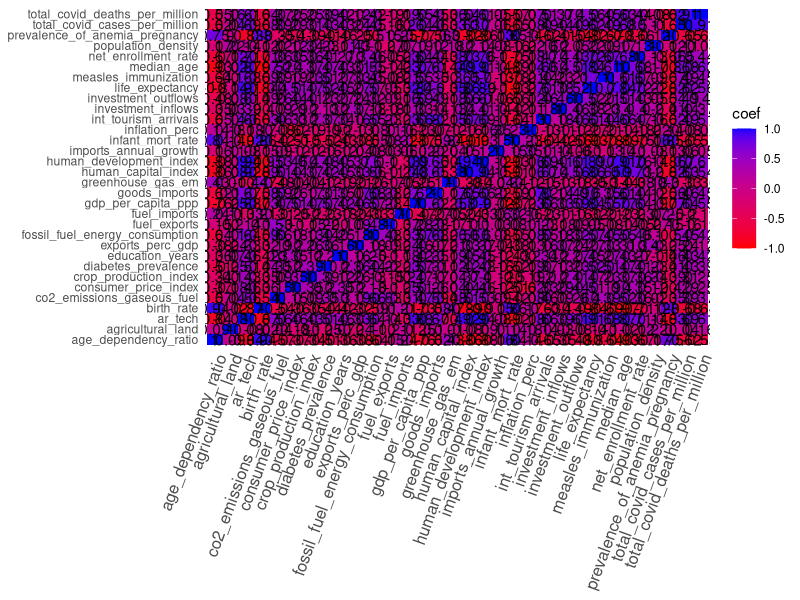

Source code (R): (Note: this script raises an error after producing the figure.)
## ---- chunk 1
knitr::opts_chunk$set(
    echo = TRUE,
    collapse = TRUE,
    comment = '#>',
    fig.path = './figures/'
)
## ---- chunk 2
# importing the data and libraries
library(dplyr)
library(ggplot2)

df <- read.csv('./data/data.csv')
df <- df %>% dplyr::select(c('birth_rate','life_expectancy',
            'exports_perc_gdp','education_years','gdp_per_capita_ppp','infant_mort_rate',
            'inflation_perc', 'consumer_price_index', 'crop_production_index',
            'goods_imports', 'prevalence_of_anemia_pregnancy', 'diabetes_prevalence',
            'human_capital_index', 'net_enrollment_rate', 'measles_immunization',
            'co2_emissions_gaseous_fuel', 'fossil_fuel_energy_consumption', 'fuel_exports', 'fuel_imports',
            'investment_inflows', 'investment_outflows',
            'agricultural_land', 'greenhouse_gas_em', 'age_dependency_ratio', 
            'imports_annual_growth', 'int_tourism_arrivals', 'total_covid_cases_per_million',
            'total_covid_deaths_per_million', 'population_density', 'median_age', 'human_development_index', 'ar_tech'))


## ---- chunk 3
cols <- names(df)
methods = c('kendall','spearman','pearson')
corr_mat = matrix(rep(0,(length(cols)^2)*4), nrow=length(cols)^2)
corr_mat = corr_mat %>% data.frame() %>% setNames(c('var1','var2','coef','corr_type'))
cnt = 0
for (i in 1:length(cols)) {
    for (j in 1:length(cols)) {
        cnt = cnt + 1
        comb1 <- df %>% dplyr::select(cols[i])
        comb2 <- df %>% dplyr::select(cols[j])
        maximum_cor = 0
        method_used = ''
        for (method in methods) {
            correl <- cor(comb1[,1],comb2[,1], method=method)
            if (abs(correl) > abs(maximum_cor)) {
                maximum_cor <- correl
                method_used = method
            }
        }
        corr_mat$coef[cnt] = maximum_cor
        corr_mat$var1[cnt] = cols[i]
        corr_mat$var2[cnt] = cols[j]
        corr_mat$corr_type[cnt] = method_used
    }
}
corr_mat %>% ggplot(aes(var1, var2, fill=coef)) +
                 geom_tile() +
                 geom_text(aes(label=round(coef,2))) +
                 scale_fill_gradient(low="red", high="blue", limits=c(-1,1))+
                 theme( axis.text.x = element_text(angle = 70, vjust = 1, size = 12, hjust = 1),
                        axis.title.x = element_blank(),
                        axis.title.y = element_blank(),
                        panel.grid.major = element_blank(),
                        panel.border = element_blank(),
                        panel.background = element_blank(),
                        axis.ticks = element_blank()) +
                ggsave(file='./img/correl_heatmap.png',  width = 20, height = 20)
